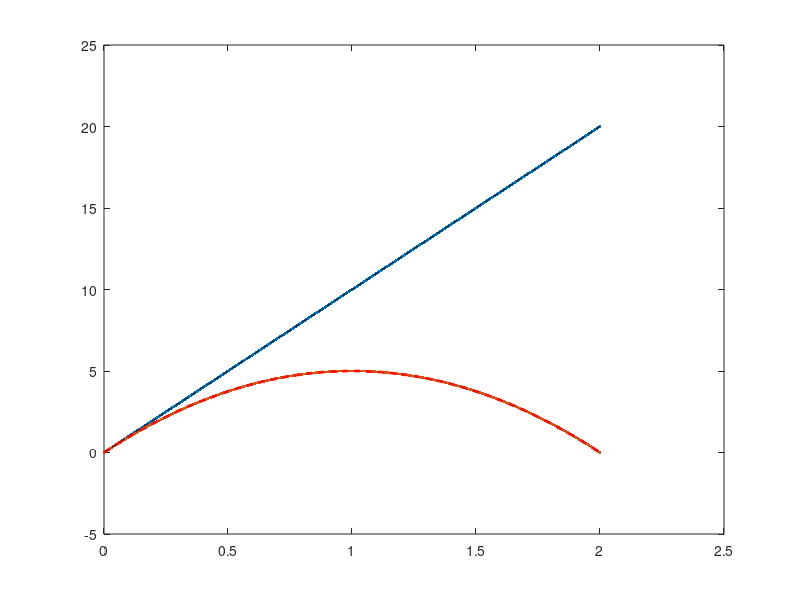

This chart was generated by the following MATLAB code:
clear

% time step size
dt = 0.0001;

% Simulation parameters
alpha = 0;
x(1)  = 0;
y(1)  = 0;
vx(1) = 10;
vy(1) = 10;
t(1)  =  0;
g     = 10;

% Implement the numerical algorithm
k = 1;
while(y(k) >= 0)
  t(k+1)  = t(k) + dt;

  x(k+1)  = x(k) + dt*vx(k);

  y(k+1)  = y(k) + dt*vy(k);

  vx(k+1) = vx(k) - dt*     alpha*sqrt(vx(k)^2+vy(k)^2);

  vy(k+1) = vy(k) - dt*(g + alpha*sqrt(vx(k)^2+vy(k)^2));

  k = k + 1;
end

T = linspace(t(1),t(end),1001);
plot(t,x,'.-',t,y,'.-',...
     T,x(1)+T*vx(1),'k--',...
     T,y(1)+T*vy(1)-(1/2)*g*T.^2,'r--',...
     'LineWidth',2)
